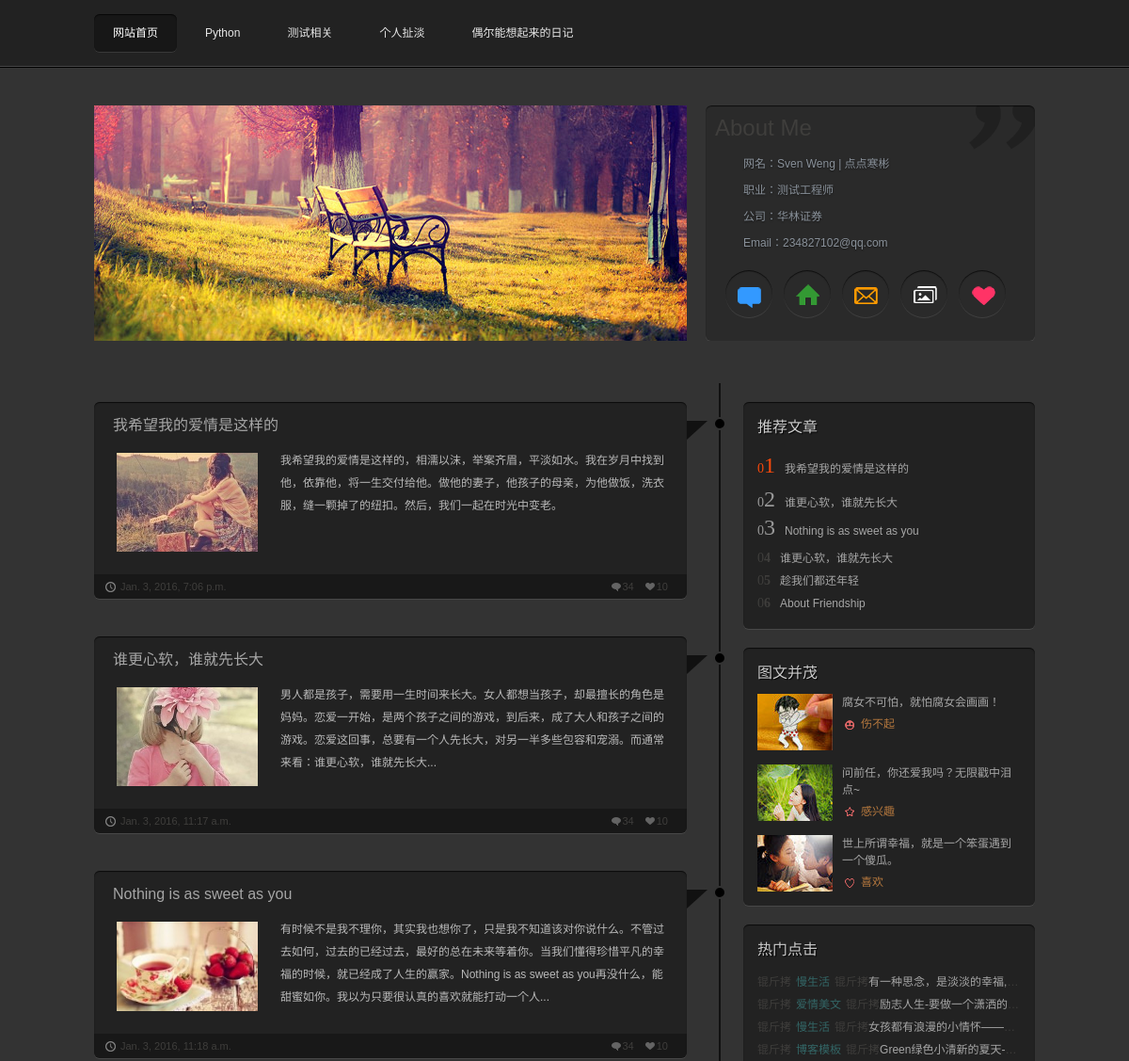
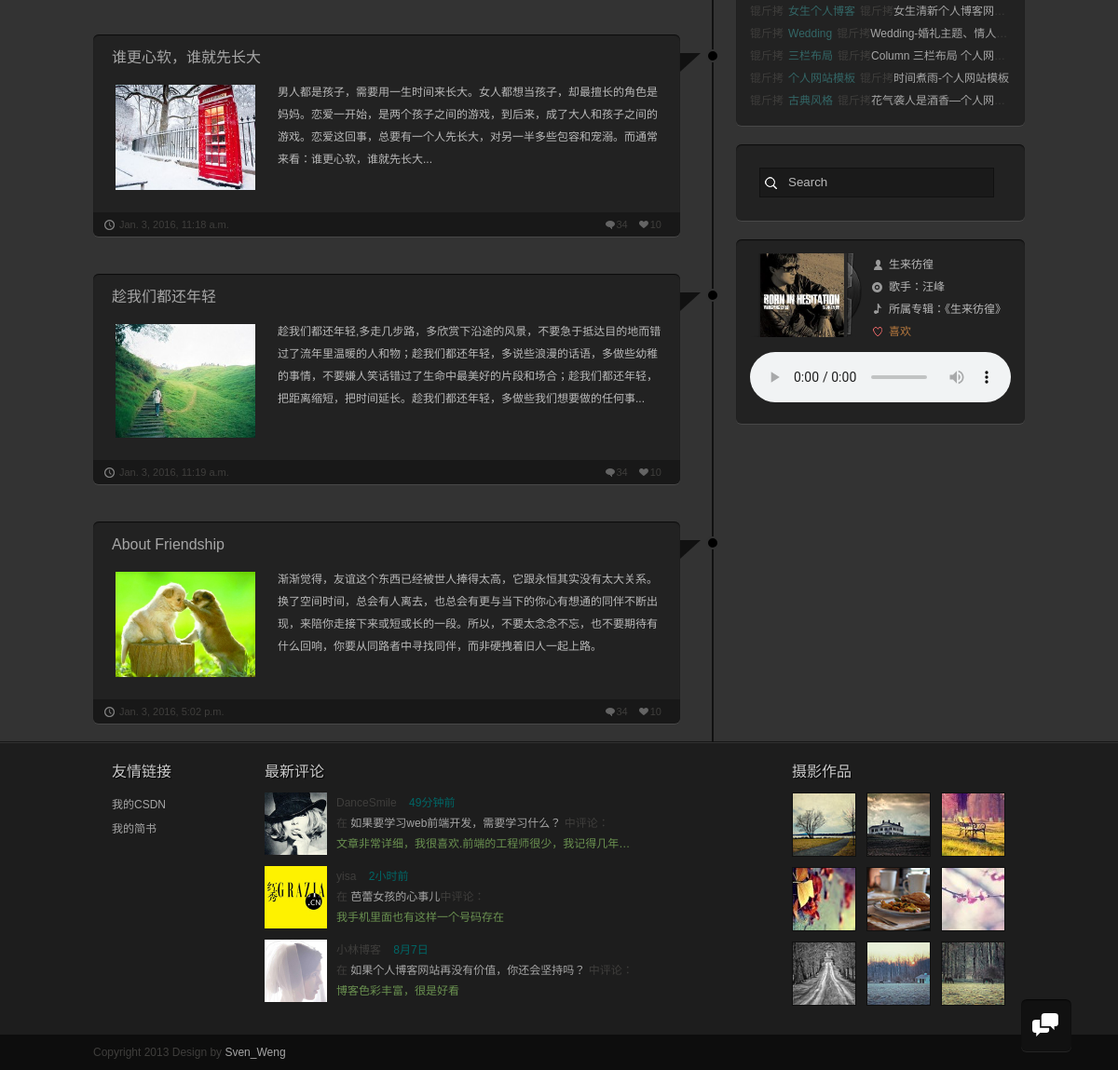
Screenshot of /grzx/ with the database file from the repository (2 pictures, top to bottom).
### grzx/models.py (models this page shows)
class UserInfo(models.Model):
    nickname = models.CharField(max_length=20)
    work = models.CharField(max_length=20)
    company = models.CharField(max_length=50)
    email = models.CharField(max_length=20)

class BlogBody(models.Model):
    blog_title = models.CharField(max_length=50)
    blog_body = models.TextField()
    blog_type = models.CharField(max_length=50)
    blog_timestamp = models.DateTimeField()
    blog_imgurl = models.CharField(max_length=50, blank=True, null=True)
    blog_author = models.CharField(max_length=20, null=True)

### grzx/views.py (the view)
def index(request):
    userinfo = UserInfo.objects.first()
    blog_body = BlogBody.objects.all()[:6]
    return render(request,
                  'index.html',
                  {'userinfo': userinfo, 'blog_body': blog_body})

### grzx/templates/index.html (shortened to what this page needs)
{% extends "base.html" %}
{% block bodycontent %}
<div id="mainbody">
  <div class="info">
    <figure> <img src="/static/images/art.jpg" alt="Panama Hat">
    </figure>
    <div class="card">
        <h1>About Me</h1>
        <p>网名：{{ userinfo.nickname }}</p>
        <p>职业：{{ userinfo.work }}</p>
        <p>公司：{{ userinfo.company }}</p>
        <p>Email：{{ userinfo.email }}</p>
      <ul class="linkmore">
        <li><a href="/" class="talk" title="给我留言"></a></li>
        <li><a href="/" class="address" title="联系地址"></a></li>
        <li><a href="/" class="email" title="给我写信"></a></li>
        <li><a href="/" class="photos" title="生活照片"></a></li>
        <li><a href="/" class="heart" title="关注我"></a></li>
      </ul>
    </div>
  </div>
  <div class="blank"></div>
  <div class="blogs">
    <ul class="bloglist">
      {% for content in blog_body %}
      <li>
        <div class="arrow_box">
          <div class="ti"></div>
          <div class="ci"></div>
          <h2 class="title"><a href="{% url 'article' content.id%}" target="_blank">{{ content.blog_title }}</a></h2>
          <ul class="textinfo">
            <a href="/"><img src="{{ content.blog_imgurl }}"></a>
            <p> {{ content.blog_body }}</p>
          </ul>
          <ul class="details">
            <li class="likes"><a href="#">10</a></li>
            <li class="comments"><a href="#">34</a></li>
            <li class="icon-time"><a href="#">{{ content.blog_timestamp }}</a></li>
          </ul>
        </div>
      </li>
      {% endfor %}
    </ul>
    <aside>
      <div class="tuijian">
        <h2>推荐文章</h2>
        <ol>
            {% for title in blog_body %}
            <li><span><strong>{{ forloop.counter }}</strong></span><a href="{% url 'article' title.id%}">{{ title.blog_title }}</a></li>
            {% endfor %}
        </ol>
      </div>
      <div class="toppic">
        <h2>图文并茂</h2>
        <ul>
          <li><a href="/"><img src="/static/images/k01.jpg">腐女不可怕，就怕腐女会画画！
            <p>伤不起</p>
            </a></li>
          <li><a href="/"><img src="/static/images/k02.jpg">问前任，你还爱我吗？无限戳中泪点~
            <p>感兴趣</p>
            </a></li>
          <li><a href="/"><img src="/static/images/k03.jpg">世上所谓幸福，就是一个笨蛋遇到一个傻瓜。
            <p>喜欢</p>
            </a></li>
        </ul>
      </div>
      <div class="clicks">
        <h2>热门点击</h2>
        <ol>
          <li><span><a href="/">慢生活</a></span><a href="/">有一种思念，是淡淡的幸福,一个心情一行文字</a></li>
          <li><span><a href="/">爱情美文</a></span><a href="/">励志人生-要做一个潇洒的女人</a></li>
          <li><span><a href="/">慢生活</a></span><a href="/">女孩都有浪漫的小情怀――浪漫的求婚词</a></li>
          <li><span><a href="/">博客模板</a></span><a href="/">Green绿色小清新的夏天-个人博客模板</a></li>
          <li><span><a href="/">女生个人博客</a></span><a href="/">女生清新个人博客网站模板</a></li>
          <li><span><a href="/">Wedding</a></span><a href="/">Wedding-婚礼主题、情人节网站模板</a></li>
          <li><span><a href="/">三栏布局</a></span><a href="/">Column 三栏布局 个人网站模板</a></li>
          <li><span><a href="/">个人网站模板</a></span><a href="/">时间煮雨-个人网站模板</a></li>
          <li><span><a href="/">古典风格</a></span><a href="/">花气袭人是酒香―个人网站模板</a></li>
        </ol>
      </div>
      <div class="search">
        <form class="searchform" method="get" action="#">
          <input type="text" name="s" value="Search" onfocus="this.value=''" onblur="this.value='Search'">
        </form>
      </div>
      <div class="viny">
        <dl>
          <dt class="art"><img src="/static/images/music_img/slph.png" alt="专辑"></dt>
          <dd class="icon-song"><span></span>生来彷徨</dd>
          <dd class="icon-artist"><span></span>歌手：汪峰</dd>
          <dd class="icon-album"><span></span>所属专辑：《生来彷徨》</dd>
          <dd class="icon-like"><span></span><a href="/">喜欢</a></dd>
          <dd class="music">
            <audio src="/static/images/slph.mp3" controls></audio>
          </dd>
        </dl>
      </div>
    </aside>
  </div>
</div>
{% endblock bodycontent %}

### rows the page displays
UserInfo: nickname "Sven Weng | 点点寒彬", work "测试工程师", company "华林证券", email "234827102@qq.com"
BlogBody: blog_title "我希望我的爱情是这样的", blog_imgurl (picture), blog_body "我希望我的爱情是这样的，相濡以沫，举案齐眉，平淡如水。我在岁月中找到他，依靠他，将一生交付给他。做他的妻子，他孩子的母亲，为他做饭，洗衣服，缝一颗掉了的纽扣。然后，我们一起在时光中变老。", blog_timestamp "Jan. 3, 2016, 7:06 p.m."
BlogBody: blog_title "谁更心软，谁就先长大", blog_imgurl (picture), blog_body "男人都是孩子，需要用一生时间来长大。女人都想当孩子，却最擅长的角色是妈妈。恋爱一开始，是两个孩子之间的游戏，到后来，成了大人和孩子之间的游戏。恋爱这回事，总要有一个人先长大，对另一半多些包容和宠溺。而通常来看：谁更心软，谁就先长大...", blog_timestamp "Jan. 3, 2016, 11:17 a.m."
BlogBody: blog_title "Nothing is as sweet as you", blog_imgurl (picture), blog_body "有时候不是我不理你，其实我也想你了，只是我不知道该对你说什么。不管过去如何，过去的已经过去，最好的总在未来等着你。当我们懂得珍惜平凡的幸福的时候，就已经成了人生的赢家。Nothing is as sweet as you再没什么，能甜蜜如你。我以为只要很认真的喜欢就能打动一个人...", blog_timestamp "Jan. 3, 2016, 11:18 a.m."
BlogBody: blog_title "谁更心软，谁就先长大", blog_imgurl (picture), blog_body "男人都是孩子，需要用一生时间来长大。女人都想当孩子，却最擅长的角色是妈妈。恋爱一开始，是两个孩子之间的游戏，到后来，成了大人和孩子之间的游戏。恋爱这回事，总要有一个人先长大，对另一半多些包容和宠溺。而通常来看：谁更心软，谁就先长大...", blog_timestamp "Jan. 3, 2016, 11:18 a.m."
BlogBody: blog_title "趁我们都还年轻", blog_imgurl (picture), blog_body "趁我们都还年轻,多走几步路，多欣赏下沿途的风景，不要急于抵达目的地而错过了流年里温暖的人和物；趁我们都还年轻，多说些浪漫的话语，多做些幼稚的事情，不要嫌人笑话错过了生命中最美好的片段和场合；趁我们都还年轻，把距离缩短，把时间延长。趁我们都还年轻，多做些我们想要做的任何事...", blog_timestamp "Jan. 3, 2016, 11:19 a.m."
BlogBody: blog_title "About Friendship", blog_imgurl (picture), blog_body "渐渐觉得，友谊这个东西已经被世人捧得太高，它跟永恒其实没有太大关系。换了空间时间，总会有人离去，也总会有更与当下的你心有想通的同伴不断出现，来陪你走接下来或短或长的一段。所以，不要太念念不忘，也不要期待有什么回响，你要从同路者中寻找同伴，而非硬拽着旧人一起上路。", blog_timestamp "Jan. 3, 2016, 5:02 p.m."
